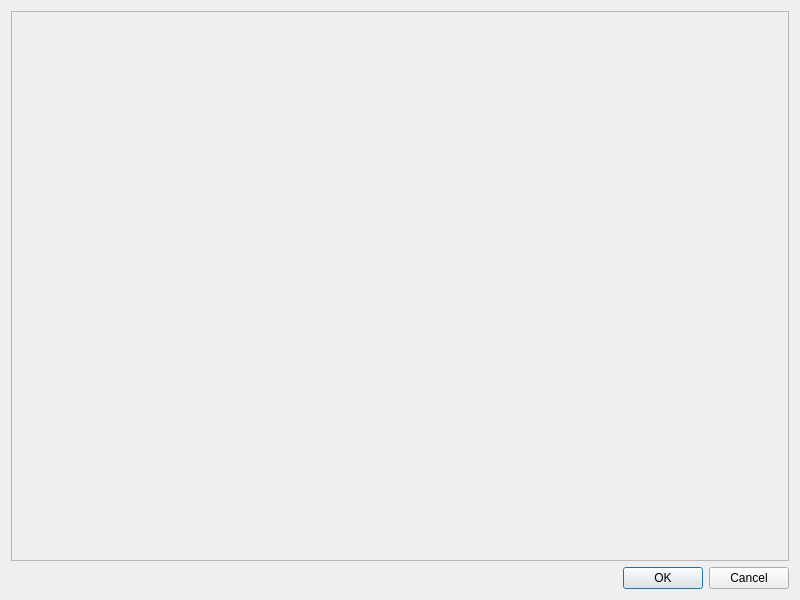
<?xml version="1.0" encoding="UTF-8"?>
<ui version="4.0">
 <class>SelectDictionaryDialog</class>
 <widget class="QDialog" name="SelectDictionaryDialog">
  <property name="geometry">
   <rect>
    <x>0</x>
    <y>0</y>
    <width>800</width>
    <height>600</height>
   </rect>
  </property>
  <property name="windowTitle">
   <string>Dialog</string>
  </property>
  <layout class="QGridLayout" name="gridLayout">
   <item row="0" column="0">
    <widget class="QScrollArea" name="scrollArea">
     <property name="widgetResizable">
      <bool>true</bool>
     </property>
     <widget class="QWidget" name="scrollAreaWidgetContents">
      <property name="geometry">
       <rect>
        <x>0</x>
        <y>0</y>
        <width>786</width>
        <height>564</height>
       </rect>
      </property>
      <property name="sizePolicy">
       <sizepolicy hsizetype="Expanding" vsizetype="Expanding">
        <horstretch>0</horstretch>
        <verstretch>0</verstretch>
       </sizepolicy>
      </property>
     </widget>
    </widget>
   </item>
   <item row="1" column="0">
    <widget class="QDialogButtonBox" name="buttonBox">
     <property name="orientation">
      <enum>Qt::Horizontal</enum>
     </property>
     <property name="standardButtons">
      <set>QDialogButtonBox::Cancel|QDialogButtonBox::Ok</set>
     </property>
    </widget>
   </item>
  </layout>
 </widget>
 <resources/>
 <connections>
  <connection>
   <sender>buttonBox</sender>
   <signal>accepted()</signal>
   <receiver>SelectDictionaryDialog</receiver>
   <slot>accept()</slot>
   <hints>
    <hint type="sourcelabel">
     <x>248</x>
     <y>254</y>
    </hint>
    <hint type="destinationlabel">
     <x>157</x>
     <y>274</y>
    </hint>
   </hints>
  </connection>
  <connection>
   <sender>buttonBox</sender>
   <signal>rejected()</signal>
   <receiver>SelectDictionaryDialog</receiver>
   <slot>reject()</slot>
   <hints>
    <hint type="sourcelabel">
     <x>316</x>
     <y>260</y>
    </hint>
    <hint type="destinationlabel">
     <x>286</x>
     <y>274</y>
    </hint>
   </hints>
  </connection>
 </connections>
</ui>
